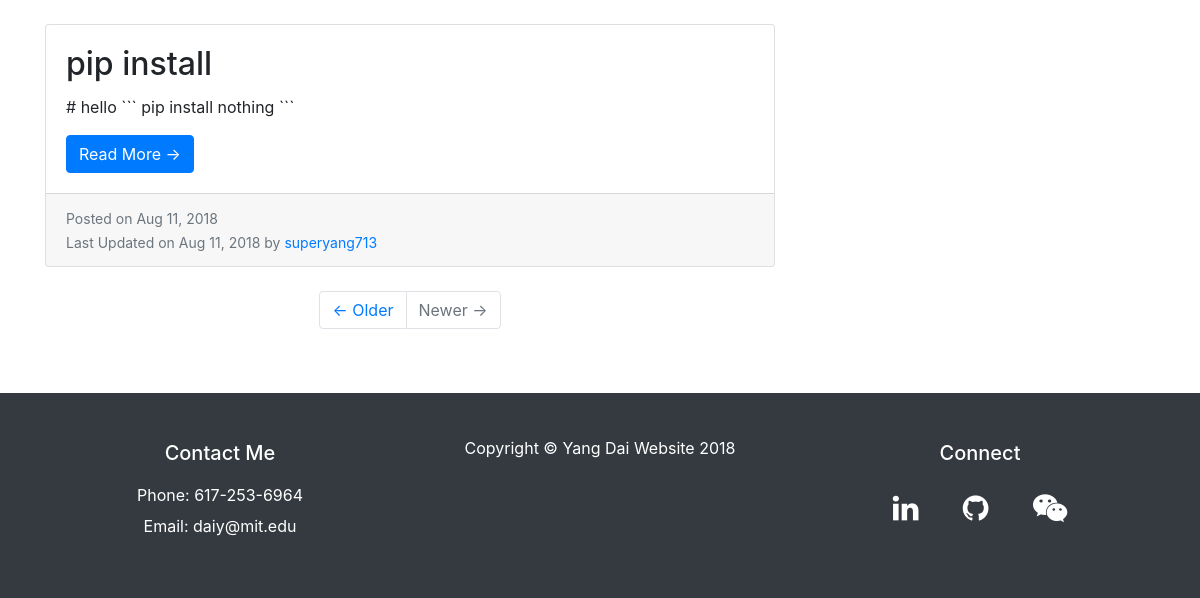
The page /blog/ (lower part) on the database as committed earlier.
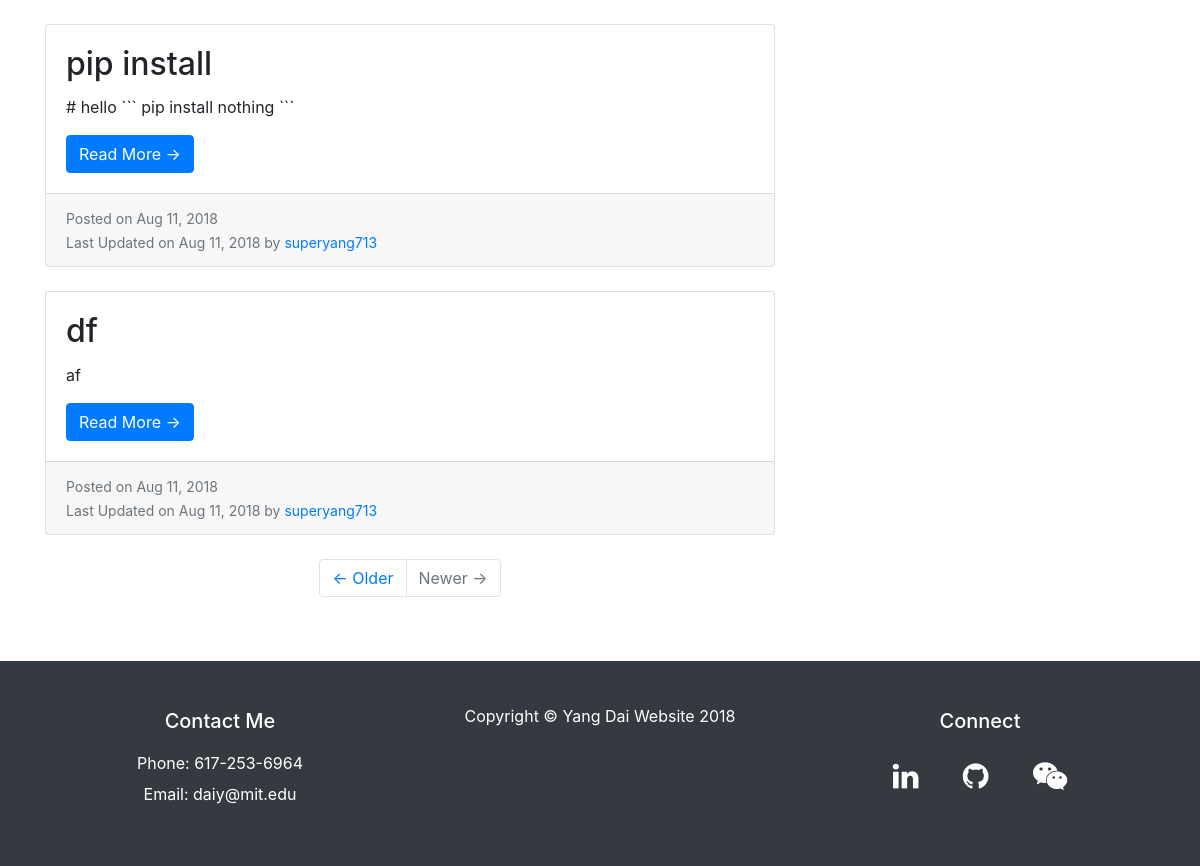
The same page on the database as committed later.
### blog/models.py (models this page shows, shortened)
class Post(models.Model):
    author = models.ForeignKey('auth.User', on_delete=models.CASCADE)
    title = models.CharField(max_length=255)
    body = MarkdownxField()
    created_date = models.DateTimeField(default=timezone.now)
    published_date = models.DateTimeField(blank=True, null=True)
    slug = models.SlugField(max_length=140, unique=True)
    tag = models.ManyToManyField(Tag, related_name='posts')
    class Meta:
        verbose_name_plural = 'posts'
    def get_absolute_url(self):
        return reverse('blog:post_detail', kwargs={'slug': self.slug})

### blog/views.py (the view)
# urls.py: path(r'', PostListView.as_view(), name='post_list'),
class PostListView(ListView):
    model = Post
    paginate_by = 10
    template_name = 'blog/post_list.html'
    def get_context_data(self, **kwargs):
        context = super().get_context_data(**kwargs)
        context['posts'] = Post.objects.all().order_by('created_date')
        context['tags'] = Tag.objects.all()
        return context

### blog/templates/blog/post_list.html (shortened to what this page needs)
{% extends "home/base.html" %}
{% block content %}
  <div class="container">
    <div class="row">
      <div class="col-md-8">
        {% for post in posts %}
          <div class="card mb-4">
            <div class="card-body">
              <h2 class="card-title">{{ post.title }}</h2>
              <p class="card-text">{{ post.body|striptags|truncatewords:50 }}</p>
              <a href="{{ post.get_absolute_url }}" class="btn btn-primary">Read More &rarr;</a>
            </div>
            <div class="card-footer text-muted">
              <small>
                Posted on {{ post.created_date|date:'M d, Y' }}
                <br>
                Last Updated on {{ post.published_date|date:'M d, Y' }} by
                <a href="{% url 'home:about' %}">{{ post.author }}</a>
              </small>
            </div>
          </div>
      {% endfor %}
        <ul class="pagination justify-content-center mb-4">
          <li class="page-item">
            <a class="page-link" href="#">&larr; Older</a>
          </li>
          <li class="page-item disabled">
            <a class="page-link" href="#">Newer &rarr;</a>
          </li>
        </ul>
      </div>
        <div class="col-md-4">
        </div>
      </div>
    </div>
{% endblock content %}

Rows that differ between the two databases and show on the page:
added Post: title "df", body "af", created_date "Aug 11, 2018", published_date "Aug 11, 2018", author "superyang713"
